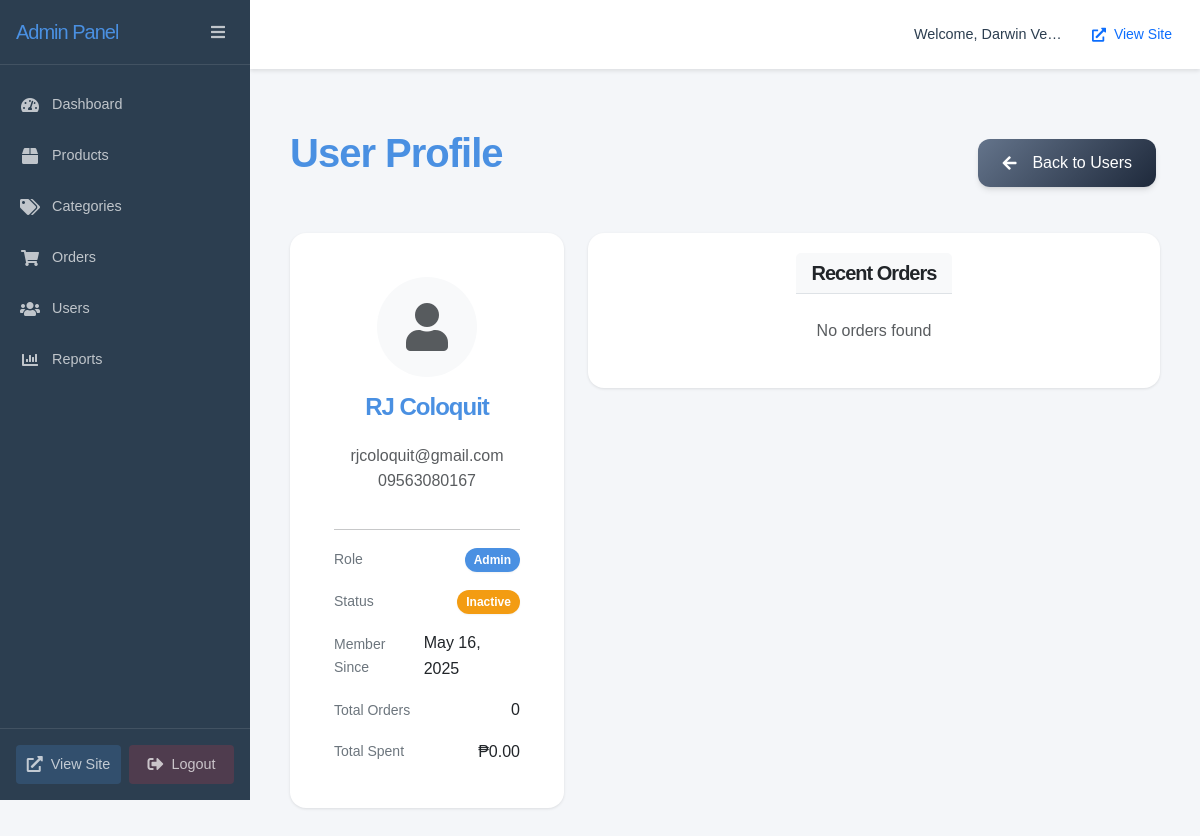
/webstore/admin/view-profile.php?id=3 (signed in), run on the app's committed database.
### tables this page shows
CREATE TABLE `users` (
  `user_id` int NOT NULL AUTO_INCREMENT,
  `role` enum('customer','admin') DEFAULT 'customer',
  `full_name` varchar(100) NOT NULL,
  `email` varchar(100) NOT NULL,
  `password` varchar(255) NOT NULL,
  `phone` varchar(20) DEFAULT NULL,
  `address` text,
  `created_at` timestamp NULL DEFAULT CURRENT_TIMESTAMP,
  PRIMARY KEY (`user_id`),
  UNIQUE KEY `email` (`email`)
);

### webstore/admin/view-profile.php (the view, shortened to what this page needs)
<?php
require_once '../includes/functions.php';
$userId = isset($_GET['id']) ? (int)$_GET['id'] : 0;
try {
    $conn = getDBConnection();
    $stmt = $conn->prepare("
        SELECT u.*,
               COUNT(o.order_id) as total_orders,
               COALESCE(SUM(o.total_amount), 0) as total_spent
        FROM users u
        LEFT JOIN orders o ON u.user_id = o.user_id
        WHERE u.user_id = ?
        GROUP BY u.user_id
    ");
    $stmt->bind_param('i', $userId);
    $stmt->execute();
    $user = $stmt->get_result()->fetch_assoc();
    $stmt = $conn->prepare("
        SELECT o.*, COUNT(oi.order_item_id) as item_count
        FROM orders o
        LEFT JOIN order_items oi ON o.order_id = oi.order_id
        WHERE o.user_id = ?
        GROUP BY o.order_id
        ORDER BY o.order_date DESC
        LIMIT 5
    ");
    $stmt->bind_param('i', $userId);
    $stmt->execute();
    $recentOrders = $stmt->get_result()->fetch_all(MYSQLI_ASSOC);
    include 'includes/header.php';
} catch (Exception $e) {
    error_log('Error in view-profile.php: ' . $e->getMessage());
    $_SESSION['error'] = "An error occurred while fetching user details";
    header("Location: users.php");
    exit();
}
?>
<div class="content-wrapper">
    <div class="d-flex justify-content-between align-items-center mb-4">
        <h1>User Profile</h1>
        <a href="users.php" class="btn btn-secondary">
            <i class="fas fa-arrow-left me-2"></i>Back to Users
        </a>
    </div>
    <div class="row">
        <div class="col-md-4 mb-4">
            <div class="card">
                <div class="card-body">
                    <div class="text-center mb-4">
                        <div class="avatar-placeholder mb-3">
                            <i class="fas fa-user fa-3x text-muted"></i>
                        </div>
                        <h4><?= htmlspecialchars($user['full_name']) ?></h4>
                        <p class="text-muted mb-0"><?= htmlspecialchars($user['email']) ?></p>
                        <?php if ($user['phone']): ?>
                            <p class="text-muted"><?= htmlspecialchars($user['phone']) ?></p>
                        <?php endif; ?>
                    </div>
                    <hr>
                    <div class="user-details">
                        <div class="detail-item">
                            <span class="label">Role</span>
                            <span class="value">
                                <?php if ($user['role'] === 'admin'): ?>
                                    <span class="badge bg-primary">Admin</span>
                                <?php else: ?>
                                    <span class="badge bg-secondary">Customer</span>
                                <?php endif; ?>
                            </span>
                        </div>
                        <div class="detail-item">
                            <span class="label">Status</span>
                            <span class="value">
                                <?php if (isset($user['is_active']) && $user['is_active']): ?>
                                    <span class="badge bg-success">Active</span>
                                <?php else: ?>
                                    <span class="badge bg-warning">Inactive</span>
                                <?php endif; ?>
                            </span>
                        </div>
                        <div class="detail-item">
                            <span class="label">Member Since</span>
                            <span class="value"><?= date('F j, Y', strtotime($user['created_at'])) ?></span>
                        </div>
                        <div class="detail-item">
                            <span class="label">Total Orders</span>
                            <span class="value"><?= number_format($user['total_orders']) ?></span>
                        </div>
                        <div class="detail-item">
                            <span class="label">Total Spent</span>
                            <span class="value">₱<?= number_format($user['total_spent'], 2) ?></span>
                        </div>
                    </div>
                </div>
            </div>
        </div>
        <div class="col-md-8 mb-4">
            <div class="card">
                <div class="card-header">
                    <h5 class="card-title mb-0">Recent Orders</h5>
                </div>
                <div class="card-body">
                    <?php if (empty($recentOrders)): ?>
                        <p class="text-muted text-center mb-0">No orders found</p>
                    <?php endif; ?>
                </div>
            </div>
        </div>
    </div>
</div>
<?php include 'includes/footer.php'; ?>

### webstore/admin/css/admin-layout.css (style rules this page uses)
.admin-body { margin: 0; padding: 0; background: #f4f6f9; min-height: 100vh; overflow-x: hidden; }
.content-wrapper { padding: 20px; min-height: calc(100vh - 70px); }
.card { background: white; border-radius: 8px; padding: 20px; box-shadow: 0 2px 4px rgba(0,0,0,0.1); display: flex; align-items: center; }
.bg-primary { background: #4a90e2; }
.bg-warning { background: #f1c40f; }

### webstore/css/styles.css (style rules this page uses)
:root { --primary-color: #6366f1; --primary-dark: #4f46e5; --primary-light: #818cf8; --secondary-color: #64748b; --accent-color: #f59e0b; --text-color: #1e293b; --text-light: #64748b; --light-bg: #f8fafc; --border-color: #e2e8f0; --success-color: #10b981; --danger-color: #ef4444; --warning-color: #f59e0b; --info-color: #3b82f6; --shadow-sm: 0 1px 2px 0 rgb(0 0 0 / 0.05); --shadow: 0 4px 6px -1px rgb(0 0 0 / 0.1), 0 2px 4px -2px rgb(0 0 0 / 0.1); --shadow-md: 0 10px 15px -3px rgb(0 0 0 / 0.1), 0 4px 6px -4px rgb(0 0 0 / 0.1); --shadow-lg: 0 20px 25px -5px rgb(0 0 0 / 0.1), 0 8px 10px -6px rgb(0 0 0 / 0.1); --transition-fast: 150ms cubic-bezier(0.4, 0, 0.2, 1); --transition-normal: 300ms cubic-bezier(0.4, 0, 0.2, 1); --transition-slow: 500ms cubic-bezier(0.4, 0, 0.2, 1); }
body { font-family: 'Poppins', sans-serif; color: var(--text-color); background: linear-gradient(120deg, #f8fafc 60%, #e0e7ef 100%); min-height: 100vh; line-height: 1.6; -webkit-font-smoothing: antialiased; -moz-osx-font-smoothing: grayscale; padding-top: 90px; }
h1, h2, h3, h4, h5, h6 { font-family: 'Poppins', sans-serif; font-weight: 900; color: var(--primary-color); letter-spacing: -1px; margin-bottom: 1.3rem; }
h1 { font-size: 2.5rem; }
h4 { font-size: 1.5rem; }
h5 { font-size: 1.25rem; }
p { margin-bottom: 1rem; color: var(--text-light); }
.btn { display: inline-flex; align-items: center; justify-content: center; gap: 0.5rem; padding: 0.75rem 1.5rem; border-radius: 0.75rem; font-weight: 500; text-align: center; text-decoration: none; cursor: pointer; transition: var(--transition-normal); border: none; margin: 0.25rem; position: relative; overflow: hidden; }
.btn::after { content: ''; position: absolute; width: 100%; height: 100%; top: 0; left: 0; background: linear-gradient(rgba(255,255,255,0.1), rgba(255,255,255,0)); opacity: 0; transition: var(--transition-normal); }
.btn-secondary { background: linear-gradient(135deg, var(--secondary-color), var(--text-color)); color: white; box-shadow: var(--shadow); }
.card { border: none; border-radius: 1rem; box-shadow: var(--shadow); transition: var(--transition-normal); background: white; overflow: hidden; }
.badge { padding: 0.35em 0.75em; font-size: 0.75rem; font-weight: 600; border-radius: 1rem; background: var(--accent-color) !important; box-shadow: var(--shadow-sm); }
.bg-primary { background-color: var(--primary-color) !important; }
.text-center { text-align: center !important; }
.mb-4 { margin-bottom: 2.2rem !important; }
.btn { transition: all 0.3s ease; }
.card { transition: all 0.3s ease; }
:root { --primary-color: #4a90e2; --accent-color: #f39c12; --light-bg: #f8f9fa; }
.card { border: none; border-radius: 1rem; box-shadow: 0 2px 10px rgba(0,0,0,0.05); transition: transform 0.2s ease, box-shadow 0.2s ease; }
.card-body { padding: 1.5rem; }

### webstore/admin/includes/header.php (style rules this page uses)
.admin-body { min-width: 320px; overflow-x: hidden; }

### webstore/admin/view-profile.php (style rules this page uses)
.avatar-placeholder { width: 100px; height: 100px; background: #f8f9fa; border-radius: 50%; display: flex; align-items: center; justify-content: center; margin: 0 auto; }
.user-details { display: flex; flex-direction: column; gap: 1rem; }
.detail-item { display: flex; justify-content: space-between; align-items: center; }
.detail-item .label { color: #6c757d; font-size: 0.875rem; }
.detail-item .value { font-weight: 500; }
.badge { padding: 0.5em 0.75em; }
.card { box-shadow: 0 1px 3px rgba(0,0,0,0.1); border: none; }
.card-header { background-color: #f8f9fa; border-bottom: 1px solid #dee2e6; }

### data on the page
users: full_name "RJ Coloquit", email "rjcoloquit@gmail.com", phone "09563080167", created_at "May 16, 2025"

### other printed values
$_SESSION['full_name'] "Darwin Ve…"
$user['total_orders'] "0"
$user['total_spent'] "0.00"
